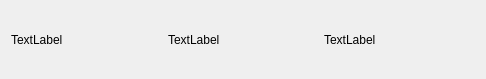
<?xml version="1.0" encoding="UTF-8"?>
<ui version="4.0">
 <class>hanile_log_item</class>
 <widget class="QWidget" name="hanile_log_item">
  <property name="geometry">
   <rect>
    <x>0</x>
    <y>0</y>
    <width>486</width>
    <height>79</height>
   </rect>
  </property>
  <property name="windowTitle">
   <string>Form</string>
  </property>
  <layout class="QGridLayout" name="gridLayout">
   <item row="0" column="1">
    <widget class="QLabel" name="LA_filename">
     <property name="text">
      <string>TextLabel</string>
     </property>
    </widget>
   </item>
   <item row="0" column="3">
    <widget class="QLabel" name="LA_layernumber">
     <property name="text">
      <string>TextLabel</string>
     </property>
    </widget>
   </item>
   <item row="0" column="0">
    <widget class="QLabel" name="LA_filetime">
     <property name="text">
      <string>TextLabel</string>
     </property>
    </widget>
   </item>
  </layout>
 </widget>
 <resources/>
 <connections/>
</ui>
